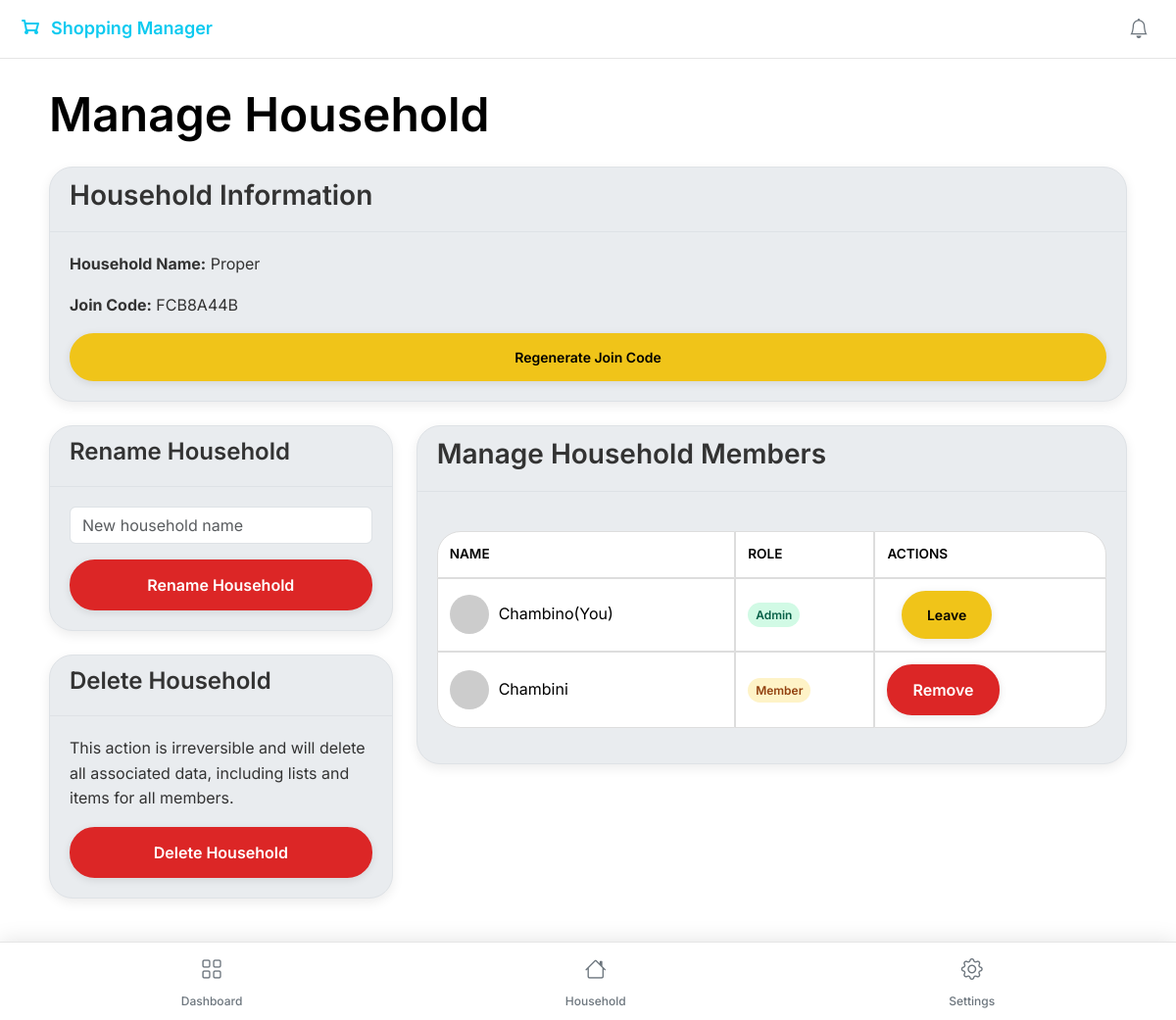
Screenshot of /household/manage/1 (signed in) with the database file from the repository.
### app/models.py (models this page shows, shortened)
class Household(db.Model):
    __tablename__ = 'households'
    id = db.Column(db.Integer, primary_key=True)
    join_code = db.Column(db.String(36), unique=True, nullable=False,
                         default=lambda: secrets.token_hex(4).upper(), index=True)
    name = db.Column(db.String(100), nullable=False)
    admin_id = db.Column(db.Integer, db.ForeignKey('users.id', ondelete='RESTRICT'), nullable=False)
    admin = db.relationship(
        'User',
        foreign_keys=[admin_id],
        post_update = True
    )
    members = db.relationship(
        'User',
        back_populates='household',
        foreign_keys=[User.household_id]
    )
    shopping_lists = db.relationship(
        'ShoppingList',
        back_populates='household',
        lazy='select',
        cascade="all, delete-orphan"
    )
    activities = db.relationship(
        'ActivityLog',
        back_populates='household',
        lazy='select',
        cascade="all, delete-orphan"
    )

class User(db.Model, UserMixin):
    __tablename__ = 'users'
    id = db.Column(db.Integer, primary_key=True)
    username = db.Column(db.String(80), unique=True, nullable=False, index=True)
    name = db.Column(db.String(80), nullable=False)
    password = db.Column("password", db.String(128), nullable=False)
    role = db.Column(db.String(20), default='member', nullable=False)  # member or admin
    avatar_url = db.Column(db.String(256), nullable=True)
    household_id = db.Column(db.Integer, db.ForeignKey('households.id', ondelete='SET NULL'), nullable=True)
    household = db.relationship(
        'Household',
        back_populates='members',
        foreign_keys=[household_id]
    )
    created_lists = db.relationship(
        'ShoppingList',
        back_populates='creator',
        lazy='select',
        cascade='all, delete-orphan'
    )
    added_items = db.relationship(
        'ListItem',
        back_populates='added_by_user',
        lazy='select'
    )
    activities = db.relationship(
        'ActivityLog',
        back_populates='user',
        lazy='select',
        cascade='all, delete-orphan'
    )
    push_tokens = db.relationship(
        'FCMToken',
        back_populates='user',
        lazy='select',
        cascade='all, delete-orphan'
    )

### app/household/routes.py (the view)
@household_bp.route('/manage/<int:household_id>')
@login_required
def manage_household(household_id):
    if not household_id:
        flash("Access denied!", "danger")
        return redirect(url_for("main.index"))
    household = current_user.household
    if not household or not current_user.id == household.admin_id:
        flash("Access denied!", "danger")
        return redirect(url_for("main.index"))
    members =household.members
    return render_template('household/manage.html', household=household, members=members)

### templates/household/manage.html (shortened to what this page needs)
{% extends "base.html" %}
{% block content %}
<div class="container mt-2">
    <div class="row">
        <div class="col-md-12">
            <h1 class="mb-4">Manage Household</h1>
            <div class="card sm-card">
                <div class="card-header">
                    <h3>Household Information</h3>
                </div>
                <div class="card-body">
                    <p><strong>Household Name:</strong> <span class="household-name">{{ household.name }}</span></p>
                    <p><strong>Join Code:</strong> <span id="householdJoinCode">{{ household.join_code }}</span></p>
                    <button id="regenerateJoinCodeBtn" class="btn btn-sm w-100 btn-warning" data-url="{{ url_for('household_bp.regenerate_code')}}">Regenerate Join Code</button>
                </div>
            </div>
        </div>
    </div>
    <div class="row">
        <div class="col-md-4">
            <div class="card sm-card">
                <div class="card-header">
                    <h4>Rename Household</h4>
                </div>
                <div class="card-body">
                    <form method="POST" action="{{ url_for('household_bp.rename', household_id=current_user.household_id) }}" class="mb-8" id="renameHouseholdForm" onsubmit="event.preventDefault(); renameHousehold();">
                        <input type="text"
                                name="household_name"
                                id="newHouseholdName"
                                class="form-input mb-3 form-control"
                                placeholder="New household name"
                                required>
                        <button type="submit"
                                id="newHouseholdNameBtn"
                                class="btn btn-danger w-100">
                                Rename Household
                        </button>
                    </form>
                </div>
            </div>
            <div class="card sm-card">
                <div class="card-header">
                    <h4 class="mb-2">Delete Household</h4>
                </div>
                <div class="card-body">
                    <p class="text-sm text-gray-600 mb-3">This action is irreversible and will delete all associated data, including lists and items for all members.</p>
                    <form method="POST" action="{{ url_for('household_bp.delete', household_id=current_user.household_id) }}">
                        <button type="button"
                                class="btn btn-danger w-100"
                                id="DeleteHouseholdBtn"
                                data-bs-toggle="modal"
                                data-bs-target="#confirmModal"
                                data-modal-title="Delete Household ?"
                                data-modal-body="Are you absolutely sure you want to delete this household? This will remove all members and all associated data. This action cannot be undone."
                                data-modal-confirm-text="Yes, Delete Permanently"
                                data-action-url="{{ url_for('household_bp.delete', household_id=current_user.household_id) }}"
                                data-redirect-url="{{ url_for('household_bp.setup') }}">
                                Delete Household
                        </button>
                    </form>
                </div>
            </div>
        </div>
        <div class="col-md-8">
            <div class="card sm-card">
                <div class="card-header">
                    <h3>Manage Household Members</h3>
                </div>
                <div class="card-body">
                    <div class="table-container">
                        <table class="table align-middle rounded-table" id="adminMembersTable">
                            <thead>
                                <tr>
                                    <th>Name</th>
                                    <th>Role</th>
                                    <th>Actions</th>
                                </tr>
                            </thead>
                            <tbody>
                                {% if members %}
                                {% for member in members %}
                                <tr>
                                    <td>
                                        <div class="user-details-in-table">
                                           <img src="{{ member.avatar_url }}"
                                                alt="{{ member.name }}'s avatar"
                                                class="avatar-in-table"
                                                onerror="this.onerror=null; this.src='https://api.dicebear.com/7.x/initials/svg?seed={{ member.name }}'">
                                            <span>{{ member.name or 'User Name' }}</span>
                                            {% if member.id == current_user.id%}
                                            <span class="text-xs text-gray-500">(You)</span>
                                            {% endif %}
                                        </div>
                                    </td>
                                    <td>
                                        <span class="role-badge {{ 'role-admin' if member.role == 'admin' else 'role-member' }}">
                                            {{ member.role | capitalize or 'Member' }}
                                        </span>
                                    </td>
                                    <td>
                                        <form method="POST" action="{{ url_for('household_bp.remove_member', user_id_to_remove=member.id) }}" class="inline-form text-center">
                                            {% if current_user.id == household.admin_id and member.id != current_user.id %}
                                                <button type="button" class="btn btn-danger"
                                                        data-bs-toggle="modal"
                                                        data-bs-target="#confirmModal"
                                                        data-modal-title="Remove {{ member.name }} ?"
                                                        data-modal-body="Are you sure you want to remove {{ member.name }} from the household?"
                                                        data-modal-confirm-text="Yes, Remove {{ member.name }}"
                                                        data-action-url="{{ url_for('household_bp.remove_member', user_id_to_remove=member.id) }}"
                                                        data-target-element-selector="#member-row-{{ member.id }}">
                                                    Remove
                                                </button>
                                            {% endif %}
                                        </form>
                                        {% if member.id == current_user.id%}
                                        <button type="button" class="btn btn-warning btn-sm text-center"
                                            data-bs-toggle="modal"
                                            data-bs-target="#confirmModal"
                                            data-modal-title="Leave Household ?"
                                            data-modal-body="Are you sure you want to leave this household? If you are the admin and other members exist, admin rights will be transferred."
                                            data-modal-confirm-text="Yes, Leave"
                                            data-action-url="{{ url_for('household_bp.leave') }}"
                                            data-redirect-url="{{ url_for('household_bp.setup') }}">
                                            Leave
                                        </button>
                                        {% endif %}
                                    </td>
                                </tr>
                                {% endfor %}
                                {% else %}
                                <tr>
                                    <td colspan="4" class="text-center text-sm text-gray-500">This household has no other members.</td>
                                </tr>
                                {% endif %}
                                </tbody>
                        </table>
                    </div>
                </div>
            </div>
        </div>
    </div>
</div>
{% endblock %}

### static/css/base.css (style rules this page uses)
* { margin: 0; padding: 0; box-sizing: border-box; font-family: 'Inter' sans-serif; }
.container { width: 100%; margin: 0 auto; padding: 0 20px; }
h1,h2,h3,h4,h5,h6,.h1,.h2,.h3,.h4,.h5,.h6 { font-family: 'Inter', sans-serif; font-weight: 600; }
h1 { font-size: 3rem; margin-bottom: 1.5rem; color: var(--dark); }
body { padding-bottom: 80px; font-family: 'Inter', -apple-system, BlinkMacSystemFont, 'Segoe UI', Roboto, sans-serif; opacity: none; -webkit-overflow-scrolling: touch; line-height: 1.6; color: var(--dark); background-color: var(--background); font-weight: 400; }
html { -ms-overflow-style: none; scrollbar-width: none; }

### rows the page displays
Household: name "Proper", join_code "FCB8A44B"
User: name "Chambino", shows "(You)", role "Admin"
User: name "Chambini", role "Member"
